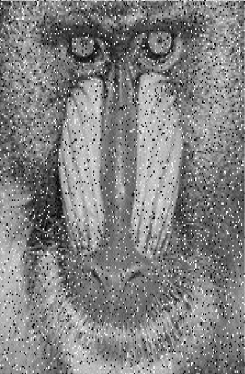
#> input picture Lab8/mandrill_noisy.png, 245 x 374 px
$ jupyter execute --allow-errors imagepr_lab8.ipynb   (shell and % lines are left out)
#> lines starting #> are read from the running program, lines starting #| are printed output that depends on the picture; after the words box and inside, x2 and y2 are one past the last pixel; in counts of white or black regions, pixels touching at a corner belong together
## Q1

[cell 1]
import matplotlib.pyplot as plt
from skimage.io import imread, imsave
from skimage.morphology import erosion, dilation, opening, closing, white_tophat
from skimage.morphology import black_tophat, skeletonize, convex_hull_image
from skimage.morphology import disk, square, diamond
from skimage.color import rgb2gray
from skimage.util import img_as_ubyte


def plot_comparison(original, filtered, filter_name):

    fig, (ax1, ax2) = plt.subplots(ncols=2, figsize=(8, 4), sharex=True,
                                   sharey=True)
    ax1.imshow(original, cmap=plt.cm.gray)
    ax1.set_title('original')
    ax1.axis('off')
    ax2.imshow(filtered, cmap=plt.cm.gray)
    ax2.set_title(filter_name)
    ax2.axis('off')


#> (the rest of this cell did not finish here and is left out)

[cell 2]
selem = disk(6)
#> (the rest of this cell did not finish here and is left out)

#> (a cell that did not finish here is left out)

#> (a cell that did not finish here is left out)

#> (a cell that did not finish here is left out)

## Q2

[cell 6]
im = imread('mandrill_noisy.png', as_gray=True)
#> im is the input picture: shape (374, 245) float64; min 0, max 1, mean 0.509
im = rgb2gray(im)

opened = opening(im, selem)
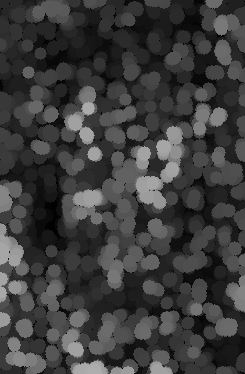
#> opened: shape (374, 245) float64; min 0, max 0.682, mean 0.239
# plot_comparison(im, opened, 'opening')
phantom = opened.copy()
phantom[10:30, 200:210] = 0
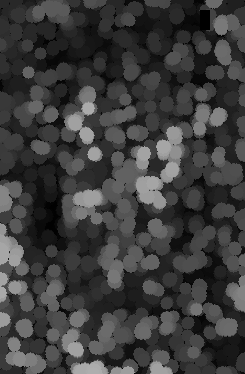
#> phantom: shape (374, 245) float64; 0.22% of pixels changed, all inside (x1, y1, x2, y2) = (200, 10, 210, 30)
closed = closing(phantom, selem)
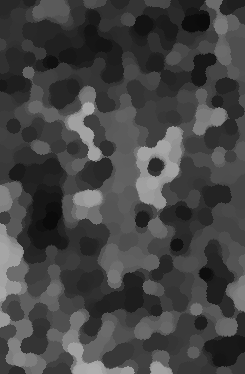
#> closed: shape (374, 245) float64; min 0.0431, max 0.682, mean 0.268
plot_comparison(im, closed, 'closing')
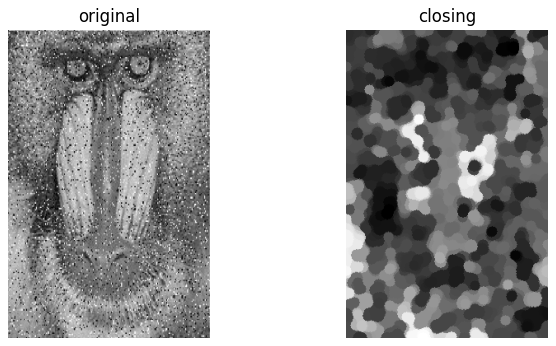
#> figure drawn by matplotlib, 2 panels

## Q3

[cell 7]
im = imread('Fingerprint.png', as_gray=True)
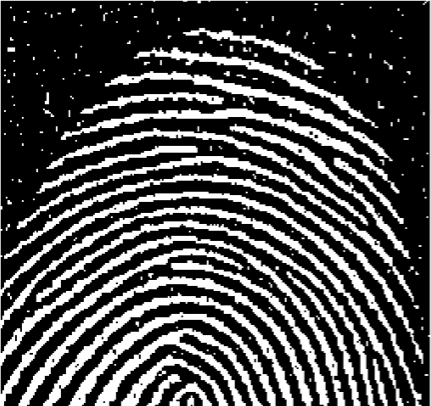
#> input picture Lab8/Fingerprint.png, 431 x 406 px
#> im is the input picture: shape (406, 431) float64; min 0, max 1, mean 0.291
im = rgb2gray(im)

opened = opening(im, selem)
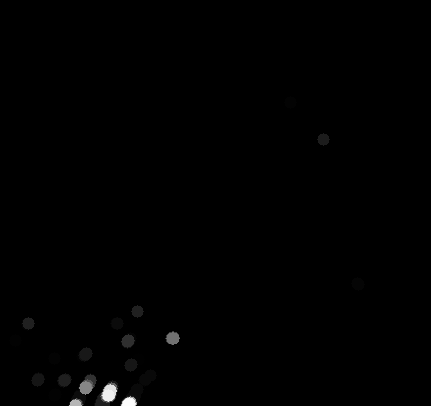
#> opened: shape (406, 431) float64; min 0, max 0.988, mean 0.00388
plot_comparison(im, opened, 'opened')
